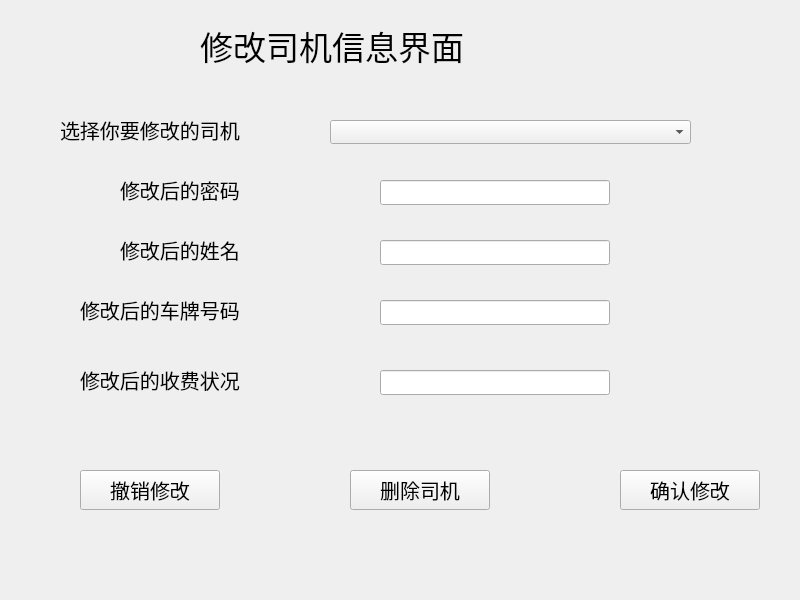
<?xml version="1.0" encoding="UTF-8"?>
<ui version="4.0">
 <class>ChangeTaxi</class>
 <widget class="QWidget" name="ChangeTaxi">
  <property name="geometry">
   <rect>
    <x>0</x>
    <y>0</y>
    <width>800</width>
    <height>600</height>
   </rect>
  </property>
  <property name="windowTitle">
   <string>Form</string>
  </property>
  <widget class="QLabel" name="label">
   <property name="geometry">
    <rect>
     <x>200</x>
     <y>0</y>
     <width>311</width>
     <height>91</height>
    </rect>
   </property>
   <property name="font">
    <font>
     <pointsize>25</pointsize>
    </font>
   </property>
   <property name="text">
    <string>修改司机信息界面</string>
   </property>
  </widget>
  <widget class="QLabel" name="label_2">
   <property name="geometry">
    <rect>
     <x>120</x>
     <y>170</y>
     <width>140</width>
     <height>40</height>
    </rect>
   </property>
   <property name="font">
    <font>
     <pointsize>15</pointsize>
    </font>
   </property>
   <property name="text">
    <string>修改后的密码</string>
   </property>
  </widget>
  <widget class="QLabel" name="label_3">
   <property name="geometry">
    <rect>
     <x>120</x>
     <y>230</y>
     <width>140</width>
     <height>40</height>
    </rect>
   </property>
   <property name="font">
    <font>
     <pointsize>15</pointsize>
    </font>
   </property>
   <property name="text">
    <string>修改后的姓名</string>
   </property>
  </widget>
  <widget class="QLineEdit" name="changePassword">
   <property name="geometry">
    <rect>
     <x>380</x>
     <y>180</y>
     <width>230</width>
     <height>25</height>
    </rect>
   </property>
   <property name="font">
    <font>
     <pointsize>15</pointsize>
    </font>
   </property>
   <property name="text">
    <string/>
   </property>
  </widget>
  <widget class="QLineEdit" name="changeName">
   <property name="geometry">
    <rect>
     <x>380</x>
     <y>240</y>
     <width>230</width>
     <height>25</height>
    </rect>
   </property>
   <property name="font">
    <font>
     <pointsize>15</pointsize>
    </font>
   </property>
   <property name="text">
    <string/>
   </property>
  </widget>
  <widget class="QLabel" name="label_4">
   <property name="geometry">
    <rect>
     <x>80</x>
     <y>290</y>
     <width>161</width>
     <height>40</height>
    </rect>
   </property>
   <property name="font">
    <font>
     <pointsize>15</pointsize>
    </font>
   </property>
   <property name="text">
    <string>修改后的车牌号码</string>
   </property>
  </widget>
  <widget class="QLabel" name="label_5">
   <property name="geometry">
    <rect>
     <x>80</x>
     <y>360</y>
     <width>171</width>
     <height>40</height>
    </rect>
   </property>
   <property name="font">
    <font>
     <pointsize>15</pointsize>
    </font>
   </property>
   <property name="text">
    <string>修改后的收费状况</string>
   </property>
  </widget>
  <widget class="QLineEdit" name="changeLicense">
   <property name="geometry">
    <rect>
     <x>380</x>
     <y>300</y>
     <width>230</width>
     <height>25</height>
    </rect>
   </property>
   <property name="font">
    <font>
     <pointsize>15</pointsize>
    </font>
   </property>
  </widget>
  <widget class="QLineEdit" name="changeFare">
   <property name="geometry">
    <rect>
     <x>380</x>
     <y>370</y>
     <width>230</width>
     <height>25</height>
    </rect>
   </property>
   <property name="font">
    <font>
     <pointsize>15</pointsize>
    </font>
   </property>
   <property name="text">
    <string/>
   </property>
  </widget>
  <widget class="QPushButton" name="pushButton">
   <property name="geometry">
    <rect>
     <x>80</x>
     <y>470</y>
     <width>140</width>
     <height>40</height>
    </rect>
   </property>
   <property name="font">
    <font>
     <pointsize>15</pointsize>
    </font>
   </property>
   <property name="text">
    <string>撤销修改</string>
   </property>
  </widget>
  <widget class="QPushButton" name="pushButton_2">
   <property name="geometry">
    <rect>
     <x>350</x>
     <y>470</y>
     <width>140</width>
     <height>40</height>
    </rect>
   </property>
   <property name="font">
    <font>
     <pointsize>15</pointsize>
    </font>
   </property>
   <property name="text">
    <string>删除司机</string>
   </property>
  </widget>
  <widget class="QPushButton" name="pushButton_3">
   <property name="geometry">
    <rect>
     <x>620</x>
     <y>470</y>
     <width>140</width>
     <height>40</height>
    </rect>
   </property>
   <property name="font">
    <font>
     <pointsize>15</pointsize>
    </font>
   </property>
   <property name="text">
    <string>确认修改</string>
   </property>
  </widget>
  <widget class="QComboBox" name="taxiBox">
   <property name="geometry">
    <rect>
     <x>330</x>
     <y>120</y>
     <width>361</width>
     <height>24</height>
    </rect>
   </property>
  </widget>
  <widget class="QLabel" name="label_6">
   <property name="geometry">
    <rect>
     <x>60</x>
     <y>110</y>
     <width>191</width>
     <height>40</height>
    </rect>
   </property>
   <property name="font">
    <font>
     <pointsize>15</pointsize>
    </font>
   </property>
   <property name="text">
    <string>选择你要修改的司机</string>
   </property>
  </widget>
 </widget>
 <resources/>
 <connections/>
</ui>
